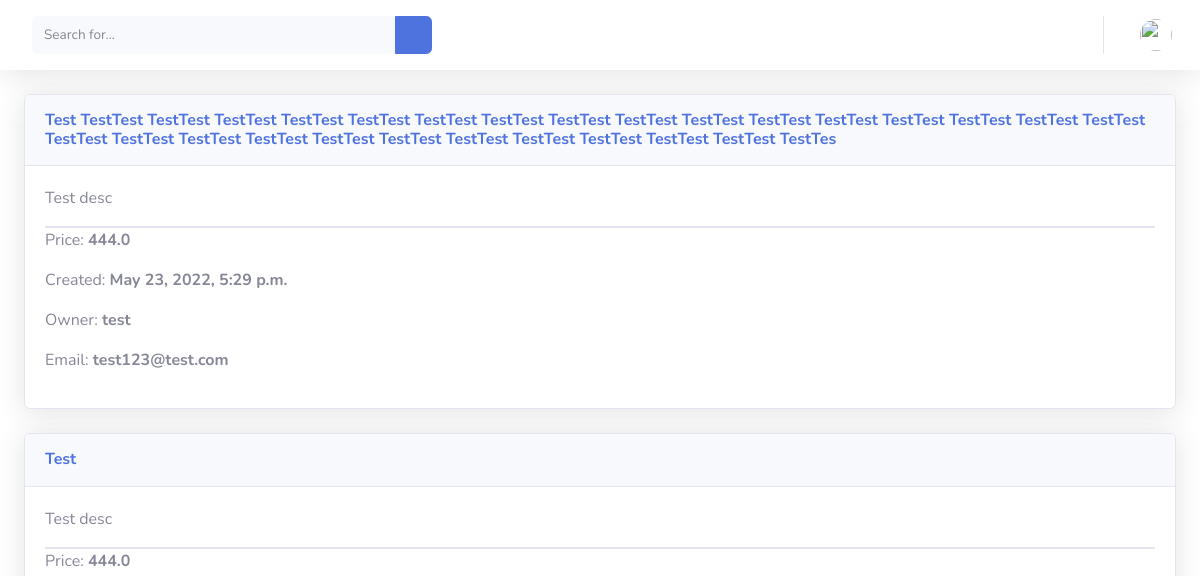
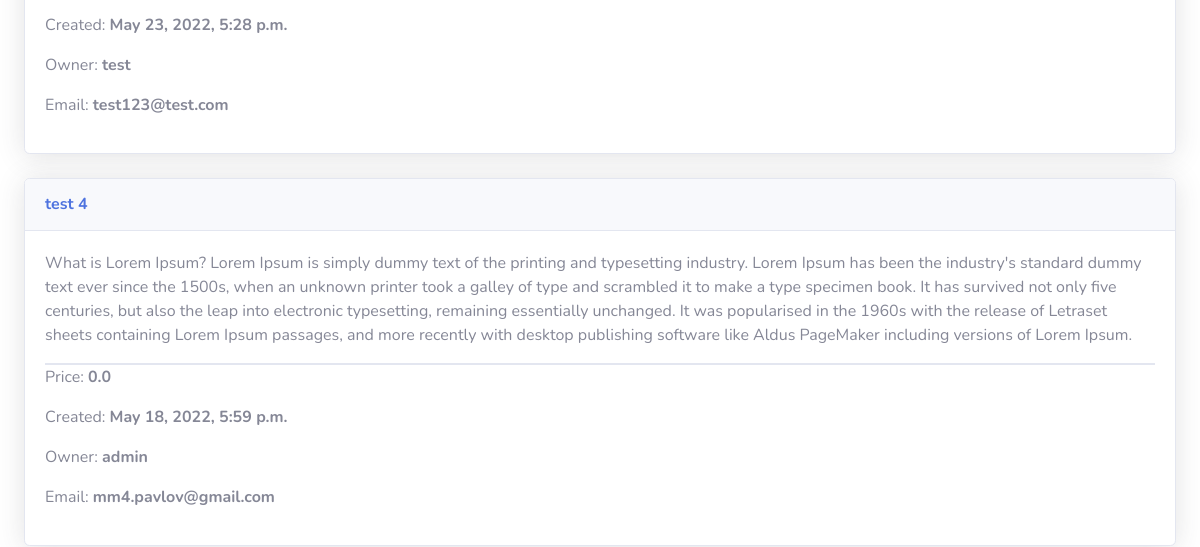
Before: / (signed in, upper part) with the older database file (2 pictures, top to bottom).
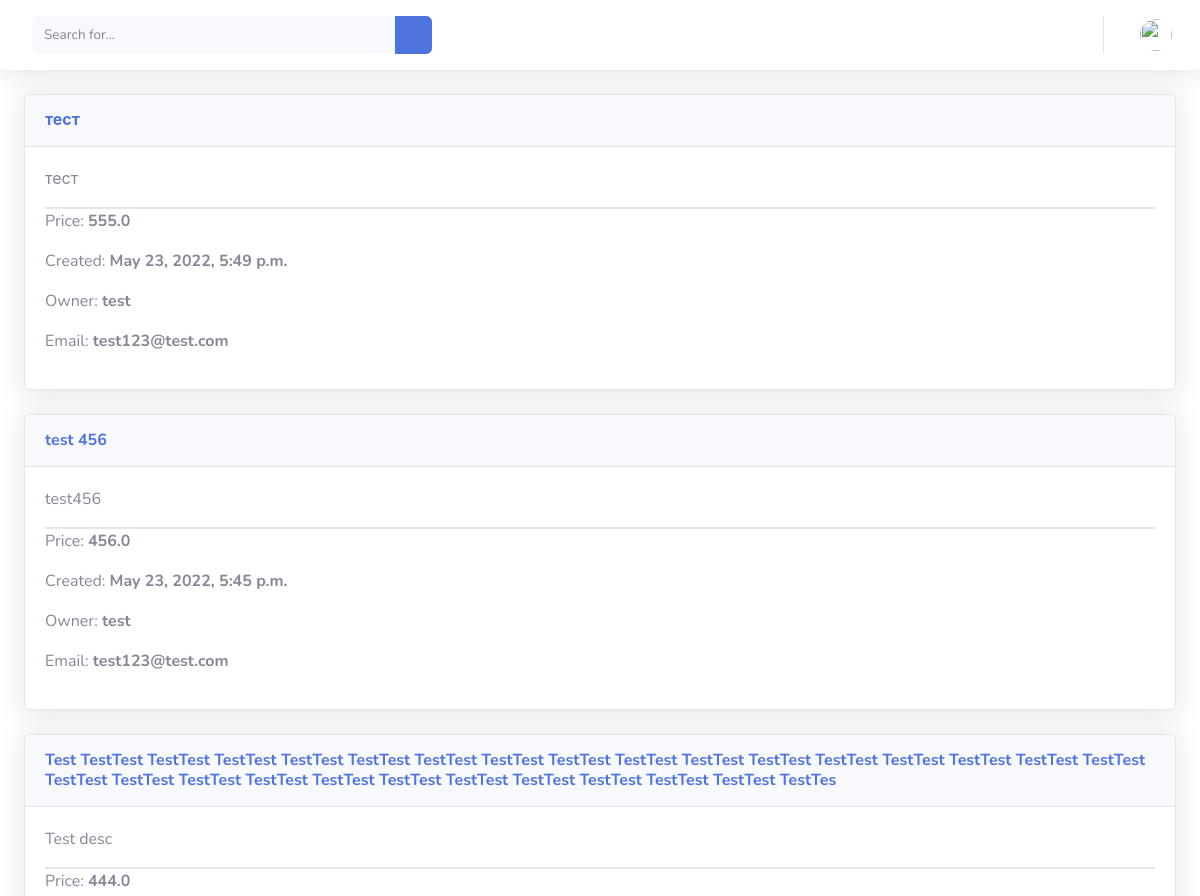
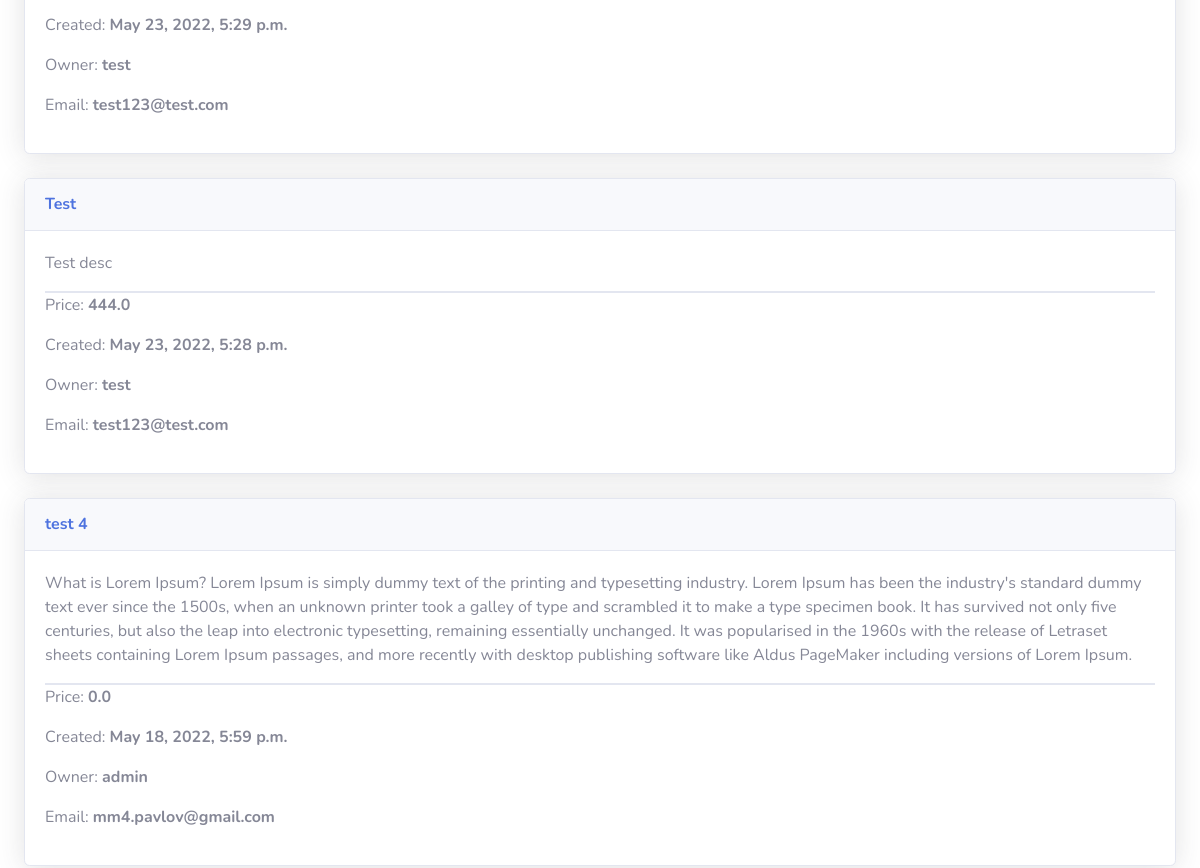
After: the same page with the newer database file (2 pictures, top to bottom).
### mainapp/models.py (models this page shows)
class Post(models.Model):
    title = models.CharField(max_length=255, default='')
    text = models.TextField()
    price = models.FloatField(default=0)
    owner = models.ForeignKey(User, on_delete=models.CASCADE)
    created_dt = models.DateTimeField(auto_now=True)

### mainapp/views.py (the view)
# urls.py: path('', MainPageView.as_view()),
class MainPageView(View):
    def get(self, request):
        context = {
            'posts': Post.objects.all().order_by('-id')
        }
        return render(request, 'main_page.html', context)

### templates/main_page.html
{% extends 'base.html' %}
{% block body %}
    <div>
        <div id="content-wrapper" class="d-flex flex-column">
            <div id="content">
                {% include 'topbar.html' %}
                <div class="col-xl-12">
                    <div class="col-xl-12 col-lg-7">
                    {% for post in posts %}
                        <div class="card shadow mb-4">
                            <div class="card-header py-3 d-flex flex-row align-items-center justify-content-between">
                                <h6 class="m-0 font-weight-bold text-primary">{{ post.title }}</h6>
                            </div>
                            <div class="card-body">
                                <p>{{ post.text }}</p>
                                <div class="border"></div>
                                <p>Price: <b>{{ post.price }}</b></p>
                                <p>Created: <b>{{ post.created_dt }}</b></p>
                                <p>Owner: <b>{{ post.owner }}</b></p>
                                <p>Email: <b>{{ post.owner.email }}</b></p>
                            </div>
                        </div>
                        {% endfor %}
                    </div>
                </div>
            </div>
        </div>
    </div>
{% endblock %}

Changed rows visible on the page:
added Post: title "тест", text "тест", price "555.0", created_dt "May 23, 2022, 5:49 p.m.", owner "test", owner.email "test123@test.com"
added Post: title "test 456", text "test456", price "456.0", created_dt "May 23, 2022, 5:45 p.m.", owner "test", owner.email "test123@test.com"
